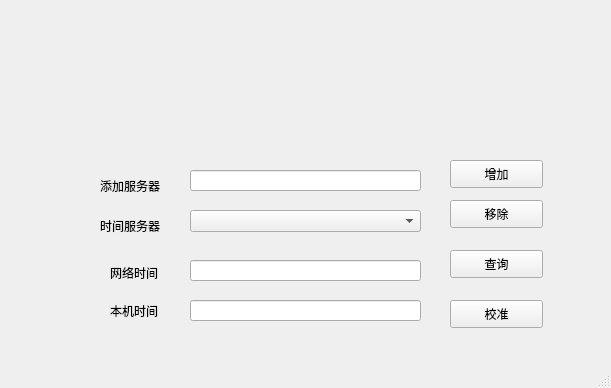
<?xml version="1.0" encoding="UTF-8"?>
<ui version="4.0">
 <class>MainWindow</class>
 <widget class="QMainWindow" name="MainWindow">
  <property name="enabled">
   <bool>true</bool>
  </property>
  <property name="geometry">
   <rect>
    <x>0</x>
    <y>0</y>
    <width>611</width>
    <height>388</height>
   </rect>
  </property>
  <property name="mouseTracking">
   <bool>false</bool>
  </property>
  <property name="acceptDrops">
   <bool>false</bool>
  </property>
  <property name="windowTitle">
   <string>灯火阑珊自动校时</string>
  </property>
  <widget class="QWidget" name="centralWidget">
   <widget class="QPushButton" name="pushButton">
    <property name="geometry">
     <rect>
      <x>450</x>
      <y>250</y>
      <width>93</width>
      <height>28</height>
     </rect>
    </property>
    <property name="text">
     <string>查询</string>
    </property>
   </widget>
   <widget class="QPushButton" name="pushButton_2">
    <property name="geometry">
     <rect>
      <x>450</x>
      <y>300</y>
      <width>93</width>
      <height>28</height>
     </rect>
    </property>
    <property name="text">
     <string>校准</string>
    </property>
   </widget>
   <widget class="QLineEdit" name="lineEdit">
    <property name="geometry">
     <rect>
      <x>190</x>
      <y>170</y>
      <width>231</width>
      <height>21</height>
     </rect>
    </property>
    <property name="alignment">
     <set>Qt::AlignCenter</set>
    </property>
   </widget>
   <widget class="QComboBox" name="comboBox">
    <property name="geometry">
     <rect>
      <x>190</x>
      <y>210</y>
      <width>231</width>
      <height>22</height>
     </rect>
    </property>
   </widget>
   <widget class="QPushButton" name="pushButton_3">
    <property name="geometry">
     <rect>
      <x>450</x>
      <y>160</y>
      <width>93</width>
      <height>28</height>
     </rect>
    </property>
    <property name="text">
     <string>增加</string>
    </property>
   </widget>
   <widget class="QPushButton" name="pushButton_4">
    <property name="geometry">
     <rect>
      <x>450</x>
      <y>200</y>
      <width>93</width>
      <height>28</height>
     </rect>
    </property>
    <property name="text">
     <string>移除</string>
    </property>
   </widget>
   <widget class="QLabel" name="label_5">
    <property name="geometry">
     <rect>
      <x>0</x>
      <y>0</y>
      <width>611</width>
      <height>101</height>
     </rect>
    </property>
    <property name="text">
     <string/>
    </property>
    <property name="pixmap">
     <pixmap resource="nt.qrc">:/resource/lightfire.jpg</pixmap>
    </property>
    <property name="scaledContents">
     <bool>true</bool>
    </property>
   </widget>
   <widget class="QLineEdit" name="lineEdit_2">
    <property name="geometry">
     <rect>
      <x>190</x>
      <y>260</y>
      <width>231</width>
      <height>21</height>
     </rect>
    </property>
    <property name="alignment">
     <set>Qt::AlignCenter</set>
    </property>
   </widget>
   <widget class="QLineEdit" name="lineEdit_3">
    <property name="geometry">
     <rect>
      <x>190</x>
      <y>300</y>
      <width>231</width>
      <height>21</height>
     </rect>
    </property>
    <property name="alignment">
     <set>Qt::AlignCenter</set>
    </property>
   </widget>
   <widget class="QRadioButton" name="radioButton_2">
    <property name="geometry">
     <rect>
      <x>50</x>
      <y>370</y>
      <width>115</width>
      <height>19</height>
     </rect>
    </property>
    <property name="text">
     <string>启动后最小化</string>
    </property>
   </widget>
   <widget class="QRadioButton" name="radioButton_3">
    <property name="geometry">
     <rect>
      <x>50</x>
      <y>400</y>
      <width>115</width>
      <height>19</height>
     </rect>
    </property>
    <property name="text">
     <string>启动后自动校正</string>
    </property>
   </widget>
   <widget class="QRadioButton" name="radioButton_4">
    <property name="geometry">
     <rect>
      <x>50</x>
      <y>430</y>
      <width>115</width>
      <height>19</height>
     </rect>
    </property>
    <property name="text">
     <string>成功后自动退出</string>
    </property>
   </widget>
   <widget class="QRadioButton" name="radioButton_5">
    <property name="geometry">
     <rect>
      <x>50</x>
      <y>460</y>
      <width>115</width>
      <height>19</height>
     </rect>
    </property>
    <property name="text">
     <string>间隔自动校时</string>
    </property>
   </widget>
   <widget class="QLabel" name="label_4">
    <property name="geometry">
     <rect>
      <x>100</x>
      <y>170</y>
      <width>99</width>
      <height>32</height>
     </rect>
    </property>
    <property name="text">
     <string>添加服务器</string>
    </property>
   </widget>
   <widget class="QLabel" name="label">
    <property name="geometry">
     <rect>
      <x>110</x>
      <y>250</y>
      <width>99</width>
      <height>45</height>
     </rect>
    </property>
    <property name="text">
     <string>网络时间</string>
    </property>
   </widget>
   <widget class="QLabel" name="label_3">
    <property name="geometry">
     <rect>
      <x>100</x>
      <y>190</y>
      <width>99</width>
      <height>71</height>
     </rect>
    </property>
    <property name="text">
     <string>时间服务器</string>
    </property>
   </widget>
   <widget class="QLabel" name="label_2">
    <property name="geometry">
     <rect>
      <x>110</x>
      <y>290</y>
      <width>99</width>
      <height>41</height>
     </rect>
    </property>
    <property name="text">
     <string>本机时间</string>
    </property>
   </widget>
  </widget>
  <widget class="QMenuBar" name="menuBar">
   <property name="geometry">
    <rect>
     <x>0</x>
     <y>0</y>
     <width>611</width>
     <height>26</height>
    </rect>
   </property>
  </widget>
  <widget class="QStatusBar" name="statusBar"/>
 </widget>
 <layoutdefault spacing="6" margin="11"/>
 <resources>
  <include location="nt.qrc"/>
 </resources>
 <connections/>
</ui>
